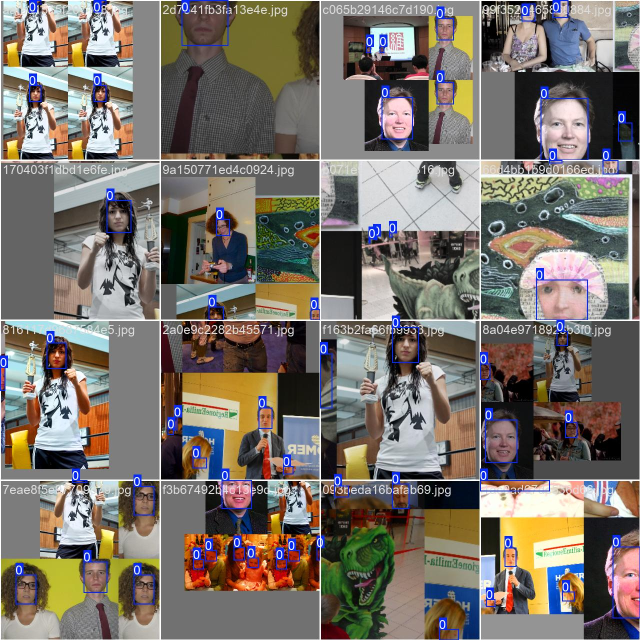
#> input picture Face/runs/detect/train/train_batch0.jpg, 1280 x 1280 px, given in place of the camera (shown at 1/2 size)
$ jupyter execute --allow-errors cuda.ipynb   (shell and % lines are left out)
#> lines starting #> are read from the running program, lines starting #| are printed output that depends on the picture; after the words box and inside, x2 and y2 are one past the last pixel; in counts of white or black regions, pixels touching at a corner belong together
[cell 1]
import torch

print("Number of GPU: ", torch.cuda.device_count())
#> (this line was passed over: torch is not available in this run)
print("GPU Name: ", torch.cuda.get_device_name())
#> (this line was passed over: torch is not available in this run)


#> (the rest of this cell did not finish here and is left out)

[cell 2]
# This script captures images from the webcam and saves them to a specified directory.
# It enhances the images by adjusting contrast and sharpness before saving.
# It requires OpenCV, NumPy, and PIL libraries.
# Requirements:
# pip install opencv-python numpy pillow
# Usage:
# python capture_images.py

import cv2
import os
import time
import numpy as np
from PIL import Image, ImageEnhance

def capture_image(name,quantity=20):
#> called with name = 'face', quantity = 200
    save_dir = f"dataset/{name}/images"
    os.makedirs(save_dir, exist_ok=True)

    count = 1
    cap = cv2.VideoCapture(0)

    if not cap.isOpened():
        print("Error: Could not open camera.")
        exit()

    cap.set(cv2.CAP_PROP_FRAME_WIDTH, 640)
    cap.set(cv2.CAP_PROP_FRAME_HEIGHT, 480)
    cap.set(cv2.CAP_PROP_FPS, 30)

    print("Camera opened successfully.")

    while True and count <= quantity:
        ret, frame = cap.read()
#> frame is the input picture: shape (1280, 1280, 3); mean B, G, R 106.7, 114, 120.7
        if not ret:
            print("Error: Could not read frame.")
            break
        frame = cv2.cvtColor(frame, cv2.COLOR_BGR2RGB)
        pil_image = Image.fromarray(frame)
        frame = ImageEnhance.Contrast(pil_image).enhance(1.5)
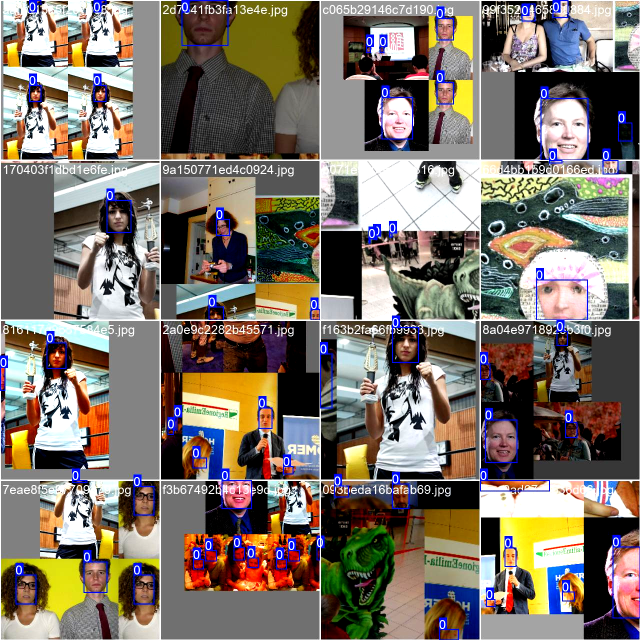
#> frame: PIL image 1280x1280 RGB (shown at 1/2 size); mean R, G, B 122.8, 113.3, 103.6
        frame = ImageEnhance.Sharpness(frame).enhance(2.0)
        frame = cv2.cvtColor(np.array(frame), cv2.COLOR_RGB2BGR)
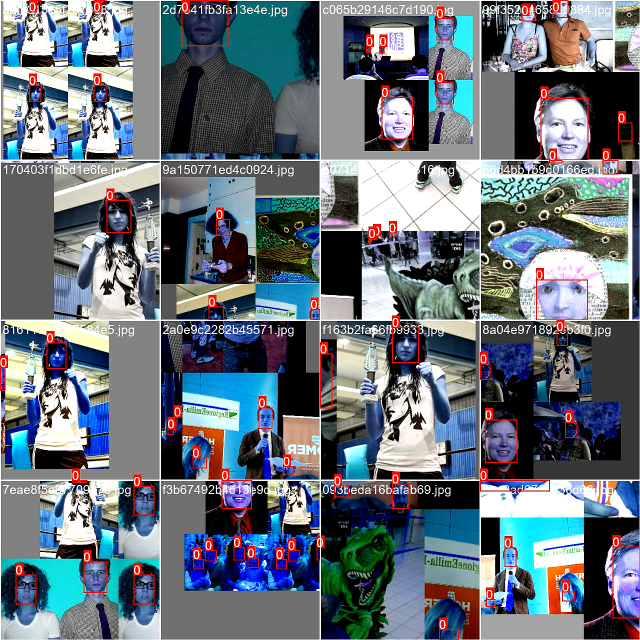
#> frame: shape (1280, 1280, 3) (shown at 1/2 size); mean R, G, B 103.2, 112.9, 122.5

        cv2.imshow('Camera Feed', frame)

        path = f"{save_dir}/{name}_{count}.jpg"
        print(f"Saving image to: {path}")
        cv2.imwrite(path, frame)

        time.sleep(0.3)
        count += 1

        if cv2.waitKey(1) & 0xFF == ord('q'):
#> (key q is pressed here)
            break

    cap.release()
    cv2.destroyAllWindows()

capture_image("face", 200)

[cell 3]
from autodistill.detection import CaptionOntology
from autodistill_grounded_sam import GroundedSAM

def label_faces(name):
    input_path = f"dataset/{name}/images"
    output_path = f"dataset/{name}/output"

    # Use a more descriptive caption prompt for higher accuracy
    ontology = CaptionOntology({"face": "a clear front-facing human face"})

    # Initialize model with the ontology
    model = GroundedSAM(ontology=ontology)

    # Run auto-labeling
    model.label(input_folder=input_path, output_folder=output_path)

label_faces("face")
#> (the call stopped at in label_faces, `ontology = CaptionOntology({"face": "a clear front-facing human face"})`: autodistill is not available in this run)

[cell 4]
# This script moves the labeled files from the output folder to a designated labels folder.
# It also sorts the files numerically based on their names and moves the data.yaml file.
# It requires the os, shutil, and re libraries.

import os
import shutil
import re

def move_files(name):
    output_folder = f"dataset/{name}/output"

    # Define source folders for labels
    source_folders = [
        os.path.join(output_folder, "train/labels"),
        os.path.join(output_folder, "valid/labels")
    ]

    # Create target folder for labels
    target_folder = f"dataset/{name}/labels"
    os.makedirs(target_folder, exist_ok=True)

    # Collect and sort all .txt files numerically
    all_txt_files = []
    for folder in source_folders:
        for filename in os.listdir(folder):
            if filename.endswith(".txt"):
                full_path = os.path.join(folder, filename)
                all_txt_files.append(full_path)

    # Sort by the numeric part in filename
    sorted_files = sorted(all_txt_files, key=lambda x: int(re.search(r'\d+', os.path.basename(x)).group()))

    for src in sorted_files:
        filename = os.path.basename(src)
        dst = os.path.join(target_folder, filename)
        shutil.copy2(src, dst)
        print(f"Copied: {filename}")

    # Move data.yaml before deleting output folder
    yaml_path = os.path.join(output_folder, "data.yaml")
    if os.path.exists(yaml_path):
        shutil.move(yaml_path, f"dataset/{name}/data.yaml")
        print("Moved: data.yaml")

    # Delete the output folder
    shutil.rmtree(output_folder)
    print(f"Removed folder: {output_folder}")

# Call the function
#> (the rest of this cell did not finish here and is left out)

[cell 5]
# This script converts polygon annotations in text files to YOLO format.
# # It reads the coordinates from the text files, calculates the bounding box,
# and writes the YOLO format to the same text files.
# # Requirements:
#   # pip install opencv-python numpy pillow
import os
def convert_polygon_to_yolo_format(label_folder):
    for filename in os.listdir(label_folder):
        if not filename.endswith(".txt"):
            continue

        file_path = os.path.join(label_folder, filename)
        with open(file_path, "r") as file:
            lines = file.read().strip().split()
            if len(lines) < 6:
                continue

            coords = list(map(float, lines[1:]))  # skip class_id
            x_coords = coords[::2]
            y_coords = coords[1::2]

            x_min, x_max = min(x_coords), max(x_coords)
            y_min, y_max = min(y_coords), max(y_coords)

            x_center = (x_min + x_max) / 2
            y_center = (y_min + y_max) / 2
            width = x_max - x_min
            height = y_max - y_min

            yolo_format = f"0 {x_center:.6f} {y_center:.6f} {width:.6f} {height:.6f}"
        with open(file_path, "w") as file:
            file.write(yolo_format + "\n")

convert_polygon_to_yolo_format("dataset/face/labels")

[cell 6]
# This script reads YOLO format annotations and draws bounding boxes on images.
## It requires OpenCV, NumPy, and Matplotlib libraries.
# Requirements:
# pip install opencv-python numpy matplotlib

import os
import cv2
import matplotlib.pyplot as plt

def draw_yolo_boxes(image_dir, label_dir, class_name="face"):
    files = [f for f in os.listdir(image_dir) if f.endswith(".jpg") or f.endswith(".png")]

    for file in files:
        image_path = os.path.join(image_dir, file)
        label_path = os.path.join(label_dir, file.rsplit(".", 1)[0] + ".txt")

        if not os.path.exists(label_path):
            print(f"⚠️ No annotation found for {file}")
            continue

        # Read image
        img = cv2.imread(image_path)
        img = cv2.cvtColor(img, cv2.COLOR_BGR2RGB)
        height, width = img.shape[:2]

        # Read annotations
        with open(label_path, "r") as f:
            for line in f:
                parts = line.strip().split()
                if len(parts) != 5:
                    continue

                class_id, x_center, y_center, w, h = map(float, parts)

                # Convert YOLO to pixel coordinates
                x1 = int((x_center - w / 2) * width)
                y1 = int((y_center - h / 2) * height)
                x2 = int((x_center + w / 2) * width)
                y2 = int((y_center + h / 2) * height)

                # Draw bounding box
                cv2.rectangle(img, (x1, y1), (x2, y2), (0, 255, 0), 2)
                cv2.putText(img, class_name, (x1, y1 - 10),
                            cv2.FONT_HERSHEY_SIMPLEX, 0.6, (255, 0, 0), 2)

        # Show result
        plt.imshow(img)
        plt.title(file)
        plt.axis("off")
        plt.show()
        input("Press Enter to continue...")

# Example usage
draw_yolo_boxes("dataset/face/images", "dataset/face/labels")

[cell 7]
import os
import shutil
import random

def split_dataset(base_dir="dataset/face", train_ratio=0.8):
#> called with base_dir = 'dataset/face', train_ratio = 0.8
    image_dir = os.path.join(base_dir, "images")
    label_dir = os.path.join(base_dir, "labels")

    # Create new directories for train/val split
    image_train_dir = os.path.join(image_dir, "train")
    image_val_dir = os.path.join(image_dir, "val")
    label_train_dir = os.path.join(label_dir, "train")
    label_val_dir = os.path.join(label_dir, "val")

    for d in [image_train_dir, image_val_dir, label_train_dir, label_val_dir]:
        os.makedirs(d, exist_ok=True)

    # Get all image filenames
    image_files = [f for f in os.listdir(image_dir) if f.endswith(".jpg")]
    image_files.sort(key=lambda x: int(x.split('_')[1].split('.')[0]))  # sort numerically

    # Shuffle and split
    random.shuffle(image_files)
    train_count = int(len(image_files) * train_ratio)
    train_files = image_files[:train_count]
    val_files = image_files[train_count:]

    def move_files(files, image_dst, label_dst):
#> called with image_dst = 'dataset/face/images/train', label_dst = 'dataset/face/labels/train'
        for img in files:
            label = img.replace(".jpg", ".txt")
            img_src = os.path.join(image_dir, img)
            lbl_src = os.path.join(label_dir, label)

            img_dst_path = os.path.join(image_dst, img)
            lbl_dst_path = os.path.join(label_dst, label)

            if os.path.exists(img_src) and os.path.exists(lbl_src):
                shutil.move(img_src, img_dst_path)
                shutil.move(lbl_src, lbl_dst_path)
                print(f"Moved: {img} and {label}")

    move_files(train_files, image_train_dir, label_train_dir)
    move_files(val_files, image_val_dir, label_val_dir)

    print("✅ Dataset successfully split into train and val.")

# Run the function
split_dataset()

[cell 8]
import os
import cv2

# ⚙️ Configure your paths
IMAGE_DIRS = [
    "E:/FaceDetection/dataset/face/images/train",
    "E:/FaceDetection/dataset/face/images/val"
]

LABEL_DIRS = [
    "E:/FaceDetection/dataset/face/labels/train",
    "E:/FaceDetection/dataset/face/labels/val"
]

VALID_EXTENSIONS = (".jpg", ".jpeg", ".png")
REMOVE_BROKEN = True  # Set to False if you want to keep broken files for inspection

def validate_dataset(image_dirs, label_dirs):
    for img_dir, lbl_dir in zip(image_dirs, label_dirs):
        print(f"\n📁 Scanning: {img_dir}")
        for filename in os.listdir(img_dir):
            if filename.lower().endswith(VALID_EXTENSIONS):
                image_path = os.path.join(img_dir, filename)
                label_path = os.path.join(lbl_dir, os.path.splitext(filename)[0] + ".txt")

                # Check if image is readable
                img = cv2.imread(image_path)
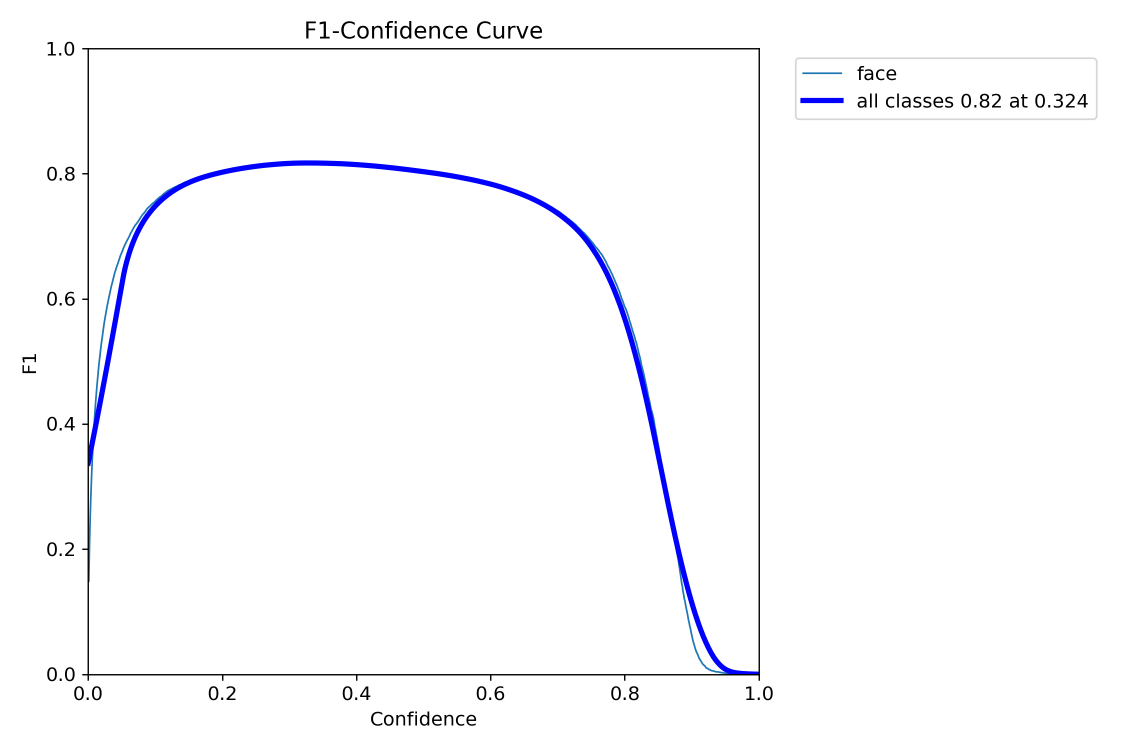
#> input picture Face/runs/detect/train/BoxF1_curve.png, 2250 x 1500 px, found by its file name (shown at 1/2 size)
#> img is the input picture: shape (1500, 2250, 3); mean B, G, R 252.5, 250.5, 250.3
                if img is None:
                    print(f"❌ Corrupted or unreadable: {image_path}")
                    if REMOVE_BROKEN:
                        os.remove(image_path)
                        print(f"🗑️ Removed: {image_path}")
                        # Optionally delete the label file too
                        if os.path.exists(label_path):
                            os.remove(label_path)
                            print(f"🗑️ Removed label: {label_path}")
                    continue

                # Check if label file exists
                if not os.path.exists(label_path):
                    print(f"⚠️ Missing label file for image: {filename}")

#> (the rest of this cell did not finish here and is left out)

[cell 9]
# yolo v8 training
from ultralytics import YOLO
import numpy
#> (the rest of this cell did not finish here and is left out)

[cell 10]
from ultralytics import YOLO
import cv2

# Load your YOLOv8 model (pre-trained or custom trained)
#> (the rest of this cell did not finish here and is left out)

[cell 11]
import torch
torch.cuda.empty_cache()
#> (this line was passed over: torch is not available in this run)

[cell 12]
import torch
print("CUDA Available:", torch.cuda.is_available())
#> (this line was passed over: torch is not available in this run)
print("CUDA Version:", torch.version.cuda)
print("Device Name:", torch.cuda.get_device_name(0)
      )
#> (this line was passed over: torch is not available in this run)

[cell 13]
import cv2
import numpy as np
import onnxruntime as ort
from ultralytics import YOLO

# ==== CONFIG ====
model_path = "runs/detect/train/weights/best.pt"
onnx_model_path = "modelrgb.onnx"
confidence_threshold = 0.55  # ⬅️ Higher = Stricter
padding = 20  # Padding around face for better crop

# ==== FACE SIZE CONSTRAINT (to approximate distance) ====
MIN_FACE_AREA = 8000     # Faces smaller than this are considered far
MAX_FACE_AREA = 40000    # Faces larger than this are suspicious/spoofed

# ==== LOAD MODELS ====
print("[INFO] Loading models...")
#> (the rest of this cell did not finish here and is left out)

[cell 14]
# FACE EMBEDDING

[cell 15]
import cv2
import os

# ==== CONFIG ====
person_name = "Anwesha"     # change this to your name or the label
num_images = 30           # number of images to capture
save_dir = f"dataset/{person_name}"
os.makedirs(save_dir, exist_ok=True)

# ==== Initialize webcam ====
cap = cv2.VideoCapture(0)
if not cap.isOpened():
    print("Error: Camera not accessible.")
    exit()

print("[INFO] Capturing images... Press 'q' to quit early.")
count = 0

while count < num_images:
    ret, frame = cap.read()
    if not ret:
        print("Error reading frame.")
        break

    # Optionally, show rectangle on face (you can skip this block)
    cv2.putText(frame, f"Capturing {count+1}/{num_images}", (10, 30),
                cv2.FONT_HERSHEY_SIMPLEX, 0.8, (255, 255, 255), 2)
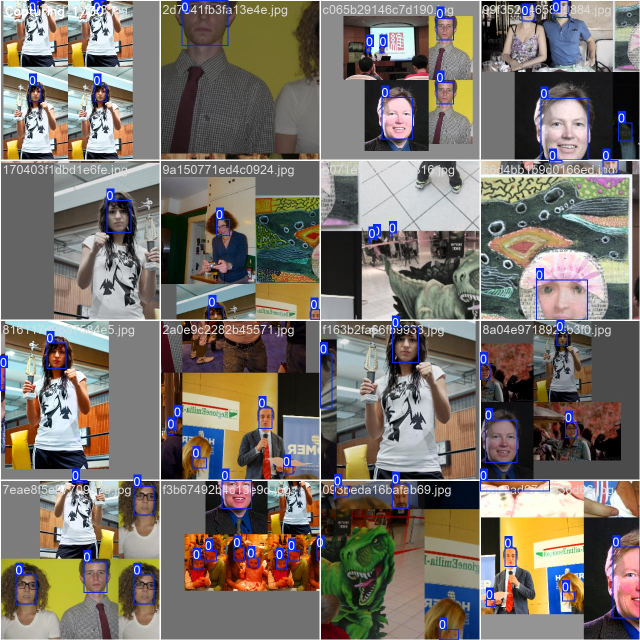
#> frame: shape (1280, 1280, 3) (shown at 1/2 size); 0.08% of pixels changed, all inside (x1, y1, x2, y2) = (11, 9, 207, 38)

    cv2.imshow("Capture - Press 'q' to quit", frame)

    # Save the frame
    img_path = os.path.join(save_dir, f"{count:03d}.jpg")
    cv2.imwrite(img_path, frame)
    print(f"[INFO] Saved {img_path}")
    count += 1

    # Wait for 100ms or 'q' to quit
    if cv2.waitKey(100) & 0xFF == ord('q'):
#> (key q is pressed here)
        break

cap.release()
cv2.destroyAllWindows()
print("[INFO] Done capturing images.")

[cell 16]
# This script extracts face embeddings from images using InsightFace.
# It saves the embeddings in a dictionary and stores them in a pickle file.

import os
import cv2
import numpy as np
import pickle
from insightface.app import FaceAnalysis

# === Initialize FaceAnalysis from InsightFace ===
#> (the rest of this cell did not finish here and is left out)

[cell 17]
import cv2
import numpy as np
import pickle
from ultralytics import YOLO
from insightface.app import FaceAnalysis
from sklearn.metrics.pairwise import cosine_similarity

# === Load YOLOv8 face detection model ===
#> (the rest of this cell did not finish here and is left out)

[cell 18]
# This script combines YOLOv8 for face detection, InsightFace for face embedding extraction, and ONNX for liveness detection.
# It captures video from the webcam, detects faces, checks liveness, and identifies persons based on pre-computed embeddings.


import cv2
import numpy as np
import pickle
import onnxruntime as ort
from ultralytics import YOLO
from insightface.app import FaceAnalysis
from sklearn.metrics.pairwise import cosine_similarity


def detect_faces():


    # ==== CONFIG ====
    model_path = "runs/detect/train/weights/best.pt"
    onnx_model_path = "modelrgb.onnx"
    confidence_threshold = 0.50
    padding = 20
    MIN_FACE_AREA = 8000
    MAX_FACE_AREA = 40000
    embedding_threshold = 0.35

    # ==== LOAD MODELS ====
    print("[INFO] Loading models...")
    yolo_model = YOLO(model_path)
    session = ort.InferenceSession(onnx_model_path)
    input_name = session.get_inputs()[0].name
    _, _, H, W = session.get_inputs()[0].shape

    with open("face_embeddings.pkl", "rb") as f:
        known_embeddings = pickle.load(f)
    print(f"✅ Loaded {len(known_embeddings)} known embeddings: {list(known_embeddings.keys())}")

    face_app = FaceAnalysis(name="buffalo_l", providers=["CUDAExecutionProvider"])
    face_app.prepare(ctx_id=0)

    # ==== UTILS ====
    # [31 lines left out: functions preprocess_for_liveness, is_real_face, identify_person, not called in this run]

    # ==== VIDEO LOOP ====
    cap = cv2.VideoCapture(0)
    print("[INFO] Starting camera... Press 'q' to exit")

    while True:
        ret, frame = cap.read()
        if not ret:
            break

        results = yolo_model(frame, verbose=False)[0]

        for box in results.boxes.xyxy:
            x1, y1, x2, y2 = map(int, box)
            face_width = x2 - x1
            face_height = y2 - y1
            face_area = face_width * face_height

            if face_area < MIN_FACE_AREA:
                print(f"[SKIP] Face too far (area: {face_area})")
                continue
            if face_area > MAX_FACE_AREA:
                print(f"[SKIP] Face too large or spoofed (area: {face_area})")
                continue

            h, w = frame.shape[:2]
            x1p = max(0, x1 - padding)
            y1p = max(0, y1 - padding)
            x2p = min(w, x2 + padding)
            y2p = min(h, y2 + padding)
            face_crop = frame[y1p:y2p, x1p:x2p]

            if face_crop.size == 0:
                continue

            is_real, score = is_real_face(face_crop)
            liveness_label = f"REAL ({score:.2f})" if is_real else f"SPOOF ({score:.2f})"
            color = (0, 255, 0) if is_real else (0, 0, 255)

            name = "Unknown"
            if is_real:
                faces = face_app.get(frame)
                for face in faces:
                    fx1, fy1, fx2, fy2 = face.bbox.astype(int)
                    center = ((fx1 + fx2) // 2, (fy1 + fy2) // 2)
                    if x1 <= center[0] <= x2 and y1 <= center[1] <= y2:
                        name = identify_person(face.embedding)
                        break

            label = f"{name} | {liveness_label}"
            print(name)
            cv2.rectangle(frame, (x1, y1), (x2, y2), color, 2)
            cv2.putText(frame, label, (x1, y1 - 10),
                        cv2.FONT_HERSHEY_SIMPLEX, 0.7, color, 2)

        cv2.imshow("YOLOv8 + Liveness + Face ID", frame)
        if cv2.waitKey(1) & 0xFF == ord('q'):
            break

    cap.release()
    cv2.destroyAllWindows()


detect_faces()
#> (the call stopped at in detect_faces, `yolo_model = YOLO(model_path)`: ultralytics is not available in this run)
